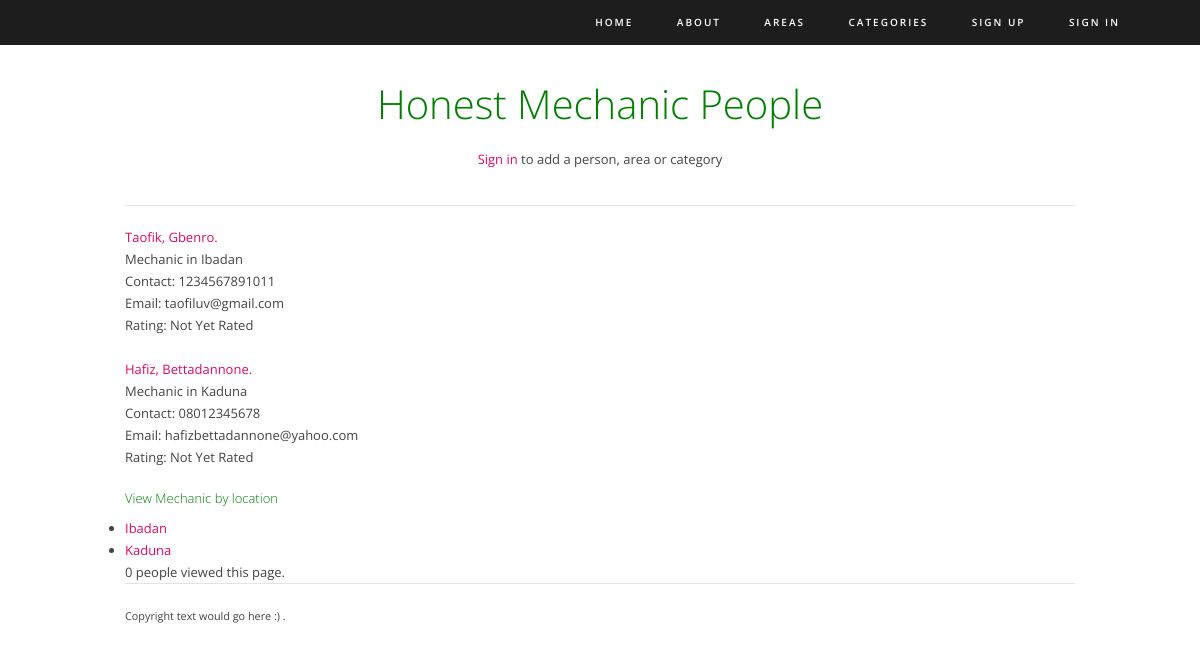
Page /honest/category/mechanic/ on the earlier database version.
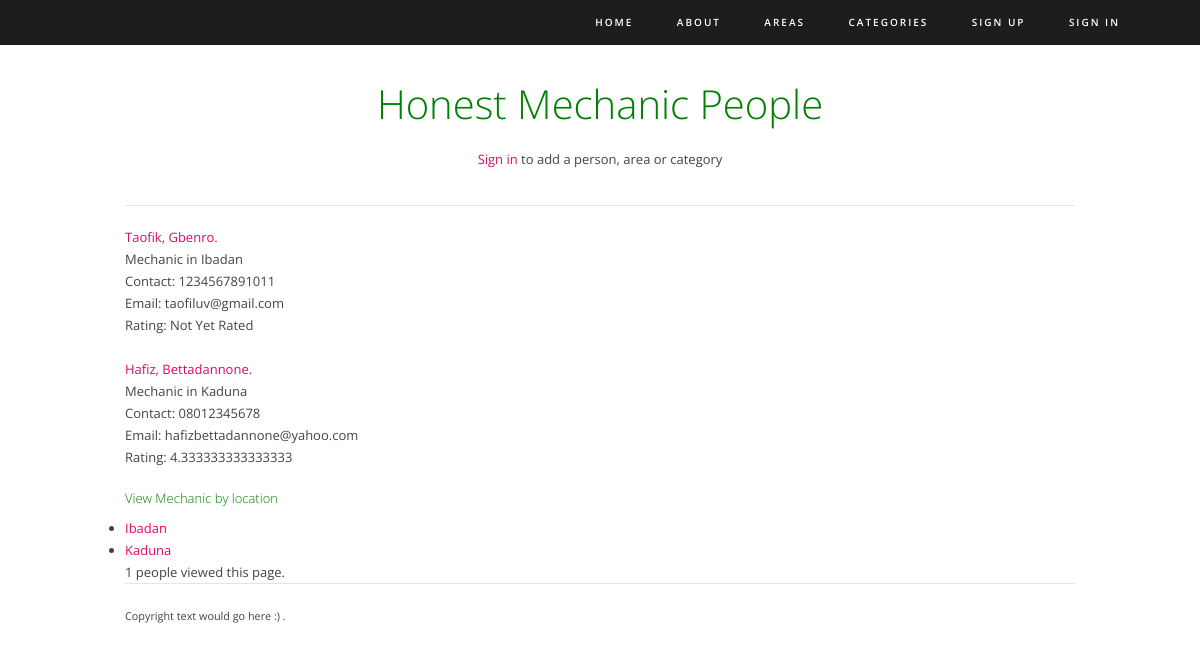
Same page on the later database version.
### honest/models.py (models this page shows, shortened)
class Person(models.Model):
    service = models.ForeignKey(Category, on_delete=models.PROTECT, related_name='service', help_text='Service')
    location = models.ForeignKey(Area, on_delete=models.PROTECT, related_name='location', help_text='Location (state)')
    first_name = models.CharField(max_length=60, help_text='First name')
    last_name = models.CharField(max_length=60, help_text='Last name (surname)')
    phone_number = models.CharField(max_length=14, validators=[
        MinLengthValidator(11, message='phone number must be 11 - 14 characters long')], help_text="phone number 11"
                                                                                                   "- 14 digits allowed")
    email = models.EmailField(max_length=150, blank=True, help_text='Valid email address')
    date_added = models.DateField(auto_now_add=True)
    views = models.IntegerField(default=0)
    upvotes = models.IntegerField(default=0)
    downvotes = models.IntegerField(default=0)
    rating = models.FloatField(default=0)
    def avg_rating(self):
        if self.rating == 0.0:
            return 'Not Yet Rated'
        else:
            return self.rating

class Category(models.Model):
    category = models.CharField(max_length=100, unique=True, default='General',
                                help_text="Category of Service Provided")
    views = models.IntegerField(default=0)
    slug = models.SlugField()
    def save(self, *args, **kwargs):
        self.slug = slugify(self.category)
        super(Category, self).save(*args, **kwargs)
    def __str__(self):
        return self.category

class Area(models.Model):
    state = models.CharField(max_length=100, unique=True, default='Nigeria')
    views = models.IntegerField(default=0)
    slug = models.SlugField()
    """ commented out, states are unique and cant have multiple areas
    area = models.CharField(max_length=100, unique=True, null=True)
    """
    def __str__(self):
        return self.state

### honest/views.py (the view)
# urls.py: path('category/<str:category_slug>/', views.category, name='category'),
def category(request, category_slug):
    context = {}
    try:
        category = Category.objects.get(slug=category_slug)
        context['category_name'] = category.category
        people = Person.objects.filter(service=category)
        context['people'] = people
        context['category'] = category
        this_categorys_views = category.views
        context['this_categorys_views'] = this_categorys_views
        count_page_views(request=request, object=category)
        areas = []
        for person in people:
            if person.location not in areas:
                areas.append(person.location)
        context['areas'] = areas
    except Category.DoesNotExist:
        pass
    return render(request, 'honest/category.html', context)

### honest/views.py (called while the page is built)
def count_page_views(request, object):
    visits = request.session.get('visits')
    if not visits:
        visits = 1
        object.views = F('views') + 1
        object.save()
    reset_last_visit_time = False
    last_visit = request.session.get('last_visit')
    if last_visit:
        last_visit_time = datetime.strptime(last_visit[:-7], "%Y-%m-%d %H:%M:%S")
        if (datetime.now() - last_visit_time).seconds > 5:
            visits = visits + 1
            object.views = F('views') + 1
            object.save()
            reset_last_visit_time = True
    else:
        reset_last_visit_time = True
    if reset_last_visit_time:
        request.session['last_visit'] = str(datetime.now())
        request.session['visits'] = visits

### honest/templates/honest/category.html (shortened to what this page needs)
{% extends 'honest/themedbase.html' %}
{% block intro_block %}
    <h1> Honest {{category.category}} People</h1>
    {% if user.is_authenticated %}
        <div class="one-third first"><a href="{% url 'honest:add_person' %}">Add a person</a></div>
        <div class="one-third"><a href="{% url 'honest:add_area' %}">Add an area</a></div>
        <div class="one-third"><a href="{% url 'honest:add_category' %}">Add a category</a></div>
    {% else %}
        <p><a href="{% url 'honest:login' %}">Sign in</a> to add a person, area or category</p>
    {% endif %}
{% endblock %}
{% block body_block %}
{% if category %}
    {% if people %}
        {% for person in people %}
<a href="{% url 'honest:person' person.location person.service person.id %}">{{person.first_name}}, {{person.last_name}}.</a>
            <br>{{person.service}} in {{person.location}}
            <br>Contact: {{person.phone_number}}
            <br>Email: {{person.email}}
            <br>Rating: {{person.avg_rating}}
            <br><br>
        {% endfor %}
        <h2>View {{category.category}} by location</h2>
        <ul>
            {% for  area in areas %}
            <li><a href="/honest/{{area.slug}}/{{category.slug}}/">{{area.state}}</a> </li>
            {% endfor %}
        </ul>
    {% else %}
        No Honest People Offer This Service Yet :(
        <br><br>
    {% endif %}
    {{this_categorys_views}} people viewed this page.
{% else %}
    No matching category found.
{% endif %}
{% endblock %}

Differences in the rows shown:
changed Person "Hafiz": avg_rating "Not Yet Rated" → "4.333333333333333"
Other differences:
{{ this_categorys_views }}: "0" → "1"
